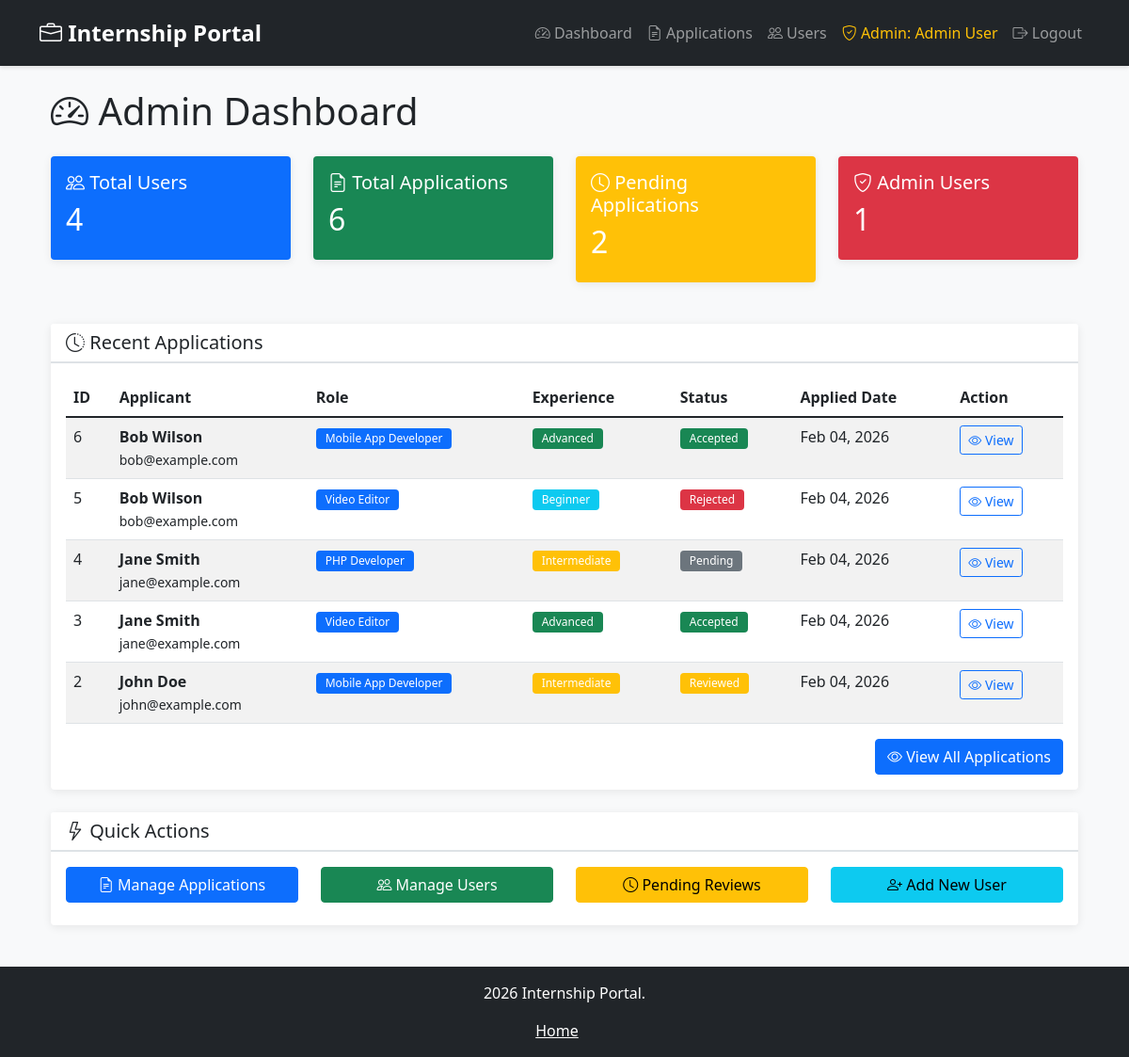
Page /admin/dashboard.php (signed in) on the committed database.
### tables this page shows
CREATE TABLE applications (
    id INT PRIMARY KEY AUTO_INCREMENT,
    user_id INT NOT NULL,
    mobile VARCHAR(20) NOT NULL,
    role ENUM('PHP Developer', 'Video Editor', 'Mobile App Developer') NOT NULL,
    experience ENUM('Beginner', 'Intermediate', 'Advanced') NOT NULL,
    skills TEXT NOT NULL,
    portfolio_link VARCHAR(255),
    status ENUM('pending', 'reviewed', 'accepted', 'rejected') DEFAULT 'pending',
    created_at TIMESTAMP DEFAULT CURRENT_TIMESTAMP,
    FOREIGN KEY (user_id) REFERENCES users(id) ON DELETE CASCADE,
    INDEX idx_user_id (user_id),
    INDEX idx_role (role),
    INDEX idx_experience (experience),
    INDEX idx_created_at (created_at)
);

CREATE TABLE users (
    id INT PRIMARY KEY AUTO_INCREMENT,
    name VARCHAR(100) NOT NULL,
    email VARCHAR(100) UNIQUE NOT NULL,
    password VARCHAR(255) NOT NULL,
    role ENUM('user', 'admin') DEFAULT 'user',
    created_at TIMESTAMP DEFAULT CURRENT_TIMESTAMP
);

### admin/dashboard.php (the view, shortened to what this page needs)
<?php
$database = new Database();
$db = $database->getConnection();
?>
<?php include '../includes/header.php'; ?>
<div class="container-fluid">
    <div class="row">
        <div class="col-md-12">
            <h1 class="mb-4">
                <i class="bi bi-speedometer2"></i> Admin Dashboard
            </h1>
            <div class="row mb-4">
                <div class="col-md-3">
                    <div class="card text-white bg-primary">
                        <div class="card-body">
                            <h5 class="card-title">
                                <i class="bi bi-people"></i> Total Users
                            </h5>
                            <?php
                            $stmt = $db->query("SELECT COUNT(*) as count FROM users");
                            $total_users = $stmt->fetch()['count'];
                            ?>
                            <h2><?php echo $total_users; ?></h2>
                        </div>
                    </div>
                </div>
                <div class="col-md-3">
                    <div class="card text-white bg-success">
                        <div class="card-body">
                            <h5 class="card-title">
                                <i class="bi bi-file-earmark-text"></i> Total Applications
                            </h5>
                            <?php
                            $stmt = $db->query("SELECT COUNT(*) as count FROM applications");
                            $total_applications = $stmt->fetch()['count'];
                            ?>
                            <h2><?php echo $total_applications; ?></h2>
                        </div>
                    </div>
                </div>
                <div class="col-md-3">
                    <div class="card text-white bg-warning">
                        <div class="card-body">
                            <h5 class="card-title">
                                <i class="bi bi-clock"></i> Pending Applications
                            </h5>
                            <?php
                            $stmt = $db->query("SELECT COUNT(*) as count FROM applications WHERE status = 'pending'");
                            $pending = $stmt->fetch()['count'];
                            ?>
                            <h2><?php echo $pending; ?></h2>
                        </div>
                    </div>
                </div>
                <div class="col-md-3">
                    <div class="card text-white bg-danger">
                        <div class="card-body">
                            <h5 class="card-title">
                                <i class="bi bi-shield-check"></i> Admin Users
                            </h5>
                            <?php
                            $stmt = $db->query("SELECT COUNT(*) as count FROM users WHERE role = 'admin'");
                            $admins = $stmt->fetch()['count'];
                            ?>
                            <h2><?php echo $admins; ?></h2>
                        </div>
                    </div>
                </div>
            </div>
            <div class="card">
                <div class="card-header">
                    <h5 class="mb-0">
                        <i class="bi bi-clock-history"></i> Recent Applications
                    </h5>
                </div>
                <div class="card-body">
                    <?php
                    $query = "SELECT a.*, u.name, u.email
                              FROM applications a
                              INNER JOIN users u ON a.user_id = u.id
                              ORDER BY a.created_at DESC
                              LIMIT 5";
                    $stmt = $db->query($query);
                    $recent_apps = $stmt->fetchAll(PDO::FETCH_ASSOC);
                    if(empty($recent_apps)): ?>
                        <div class="alert alert-info">
                            <i class="bi bi-info-circle"></i> No applications found.
                        </div>
                    <?php else: ?>
                        <div class="table-responsive">
                            <table class="table table-striped">
                                <thead>
                                    <tr>
                                        <th>ID</th>
                                        <th>Applicant</th>
                                        <th>Role</th>
                                        <th>Experience</th>
                                        <th>Status</th>
                                        <th>Applied Date</th>
                                        <th>Action</th>
                                    </tr>
                                </thead>
                                <tbody>
                                    <?php foreach($recent_apps as $app): ?>
                                        <tr>
                                            <td><?php echo $app['id']; ?></td>
                                            <td>
                                                <strong><?php echo htmlspecialchars($app['name']); ?></strong><br>
                                                <small><?php echo htmlspecialchars($app['email']); ?></small>
                                            </td>
                                            <td>
                                                <span class="badge bg-primary"><?php echo $app['role']; ?></span>
                                            </td>
                                            <td>
                                                <span class="badge bg-<?php echo $app['experience'] == 'Beginner' ? 'info' : ($app['experience'] == 'Intermediate' ? 'warning' : 'success'); ?>">
                                                    <?php echo $app['experience']; ?>
                                                </span>
                                            </td>
                                            <td>
                                                <span class="badge bg-<?php echo $app['status'] == 'pending' ? 'secondary' : ($app['status'] == 'accepted' ? 'success' : ($app['status'] == 'rejected' ? 'danger' : 'warning')); ?>">
                                                    <?php echo ucfirst($app['status']); ?>
                                                </span>
                                            </td>
                                            <td><?php echo date('M d, Y', strtotime($app['created_at'])); ?></td>
                                            <td>
                                                <a href="applications.php?view=<?php echo $app['id']; ?>" class="btn btn-sm btn-outline-primary">
                                                    <i class="bi bi-eye"></i> View
                                                </a>
                                            </td>
                                        </tr>
                                    <?php endforeach; ?>
                                </tbody>
                            </table>
                        </div>
                        <div class="text-end">
                            <a href="applications.php" class="btn btn-primary">
                                <i class="bi bi-eye"></i> View All Applications
                            </a>
                        </div>
                    <?php endif; ?>
                </div>
            </div>
            <div class="row mt-4">
                <div class="col-md-12">
                    <div class="card">
                        <div class="card-header">
                            <h5 class="mb-0">
                                <i class="bi bi-lightning"></i> Quick Actions
                            </h5>
                        </div>
                        <div class="card-body">
                            <div class="row">
                                <div class="col-md-3">
                                    <a href="applications.php" class="btn btn-primary w-100 mb-2">
                                        <i class="bi bi-file-earmark-text"></i> Manage Applications
                                    </a>
                                </div>
                                <div class="col-md-3">
                                    <a href="users.php" class="btn btn-success w-100 mb-2">
                                        <i class="bi bi-people"></i> Manage Users
                                    </a>
                                </div>
                                <div class="col-md-3">
                                    <a href="applications.php?status=pending" class="btn btn-warning w-100 mb-2">
                                        <i class="bi bi-clock"></i> Pending Reviews
                                    </a>
                                </div>
                                <div class="col-md-3">
                                    <a href="../auth/register.php" class="btn btn-info w-100 mb-2">
                                        <i class="bi bi-person-plus"></i> Add New User
                                    </a>
                                </div>
                            </div>
                        </div>
                    </div>
                </div>
            </div>
        </div>
    </div>
</div>
<?php include '../includes/footer.php'; ?>

### includes/header.php (shortened to what this page needs)
<!DOCTYPE html>
<html lang="en">
<head>
    <link href="https://cdn.jsdelivr.net/npm/bootstrap@5.1.3/dist/css/bootstrap.min.css" rel="stylesheet">
    <link rel="stylesheet" href="https://cdn.jsdelivr.net/npm/bootstrap-icons@1.8.1/font/bootstrap-icons.css">
    <link rel="stylesheet" href="css/style.css">
</head>
<body>
    <nav class="navbar navbar-expand-lg navbar-dark bg-dark">
        <div class="container">
            <a class="navbar-brand" href="index.php">
                <i class="bi bi-briefcase"></i> Internship Portal
            </a>
            <div class="collapse navbar-collapse" id="navbarNav">
                <ul class="navbar-nav ms-auto">
                    <?php if(isset($_SESSION['user_id'])): ?>
                        <li class="nav-item">
                            <a class="nav-link" href="<?= BASE_URL ?>applications/apply.php">
                                <i class="bi bi-plus-circle"></i> Apply Now
                            </a>
                        </li>
                        <li class="nav-item">
                            <a class="nav-link" href="<?= BASE_URL ?>applications/my_applications.php">
                                <i class="bi bi-list-check"></i> My Applications
                            </a>
                        </li>
                        <li class="nav-item">
                            <span class="nav-link">
                                <i class="bi bi-person-circle"></i> <?php echo htmlspecialchars($_SESSION['name']); ?>
                            </span>
                        </li>
                        <li class="nav-item">
                            <a class="nav-link" href="<?= BASE_URL ?>auth/logout.php">
                                <i class="bi bi-box-arrow-right"></i> Logout
                            </a>
                        </li>
                    <?php elseif(isset($_SESSION['admin_id'])): ?>
                        <li class="nav-item">
                            <a class="nav-link" href="<?= BASE_URL ?>admin/dashboard.php">
                                <i class="bi bi-speedometer2"></i> Dashboard
                            </a>
                        </li>
                        <li class="nav-item">
                            <a class="nav-link" href="<?= BASE_URL ?>admin/applications.php">
                                <i class="bi bi-file-earmark-text"></i> Applications
                            </a>
                        </li>
                        <li class="nav-item">
                            <a class="nav-link" href="<?= BASE_URL ?>admin/users.php">
                                <i class="bi bi-people"></i> Users
                            </a>
                        </li>
                        <li class="nav-item">
                            <span class="nav-link text-warning">
                                <i class="bi bi-shield-check"></i> Admin: <?php echo htmlspecialchars($_SESSION['admin_name']); ?>
                            </span>
                        </li>
                        <li class="nav-item">
                            <a class="nav-link" href="<?= BASE_URL ?>auth/admin_logout.php">
                                <i class="bi bi-box-arrow-right"></i> Logout
                            </a>
                        </li>
                    <?php endif; ?>
                </ul>
            </div>
        </div>
    </nav>
    <div class="container mt-4">

### includes/footer.php (shortened to what this page needs)
    </div>
    <footer class="bg-dark text-white text-center py-3 mt-4">
        <div class="container">
            <p> <?php echo date('Y'); ?> Internship Portal.</p>
            <p class="mb-0">
                <a href="<?= BASE_URL ?>index.php" class="text-white me-3">Home</a>
            </p>
        </div>
    </footer>
</body>
</html>

### css/style.css (style rules this page uses)
body { background-color: #f8f9fa; min-height: 100vh; display: flex; flex-direction: column; font-family: 'Segoe UI', Tahoma, Geneva, Verdana, sans-serif; }
.container { flex: 1; }
.card { box-shadow: 0 2px 10px rgba(0,0,0,0.08); border: none; margin-bottom: 20px; transition: transform 0.2s; }
.card-header { background-color: #fff; border-bottom: 2px solid #dee2e6; font-weight: 600; }
.navbar { box-shadow: 0 2px 4px rgba(0,0,0,0.1); padding: 0.75rem 0; }
.navbar-brand { font-weight: 700; font-size: 1.5rem; }
.badge { font-weight: 500; padding: 5px 10px; }
footer { margin-top: auto; }
.btn { transition: all 0.3s; }

### rows in the picture
applications: id "6", user.name "Bob Wilson", user.email "bob@example.com", role "Mobile App Developer", experience "Advanced", status "Accepted", created_at "Feb 04, 2026"
applications: id "5", user.name "Bob Wilson", user.email "bob@example.com", role "Video Editor", experience "Beginner", status "Rejected", created_at "Feb 04, 2026"
applications: id "4", user.name "Jane Smith", user.email "jane@example.com", role "PHP Developer", experience "Intermediate", status "Pending", created_at "Feb 04, 2026"
applications: id "3", user.name "Jane Smith", user.email "jane@example.com", role "Video Editor", experience "Advanced", status "Accepted", created_at "Feb 04, 2026"
applications: id "2", user.name "John Doe", user.email "john@example.com", role "Mobile App Developer", experience "Intermediate", status "Reviewed", created_at "Feb 04, 2026"

### other values in the picture
$_SESSION['admin_name'] "Admin User"
$total_users "4"
$total_applications "6"
$pending "2"
$admins "1"
